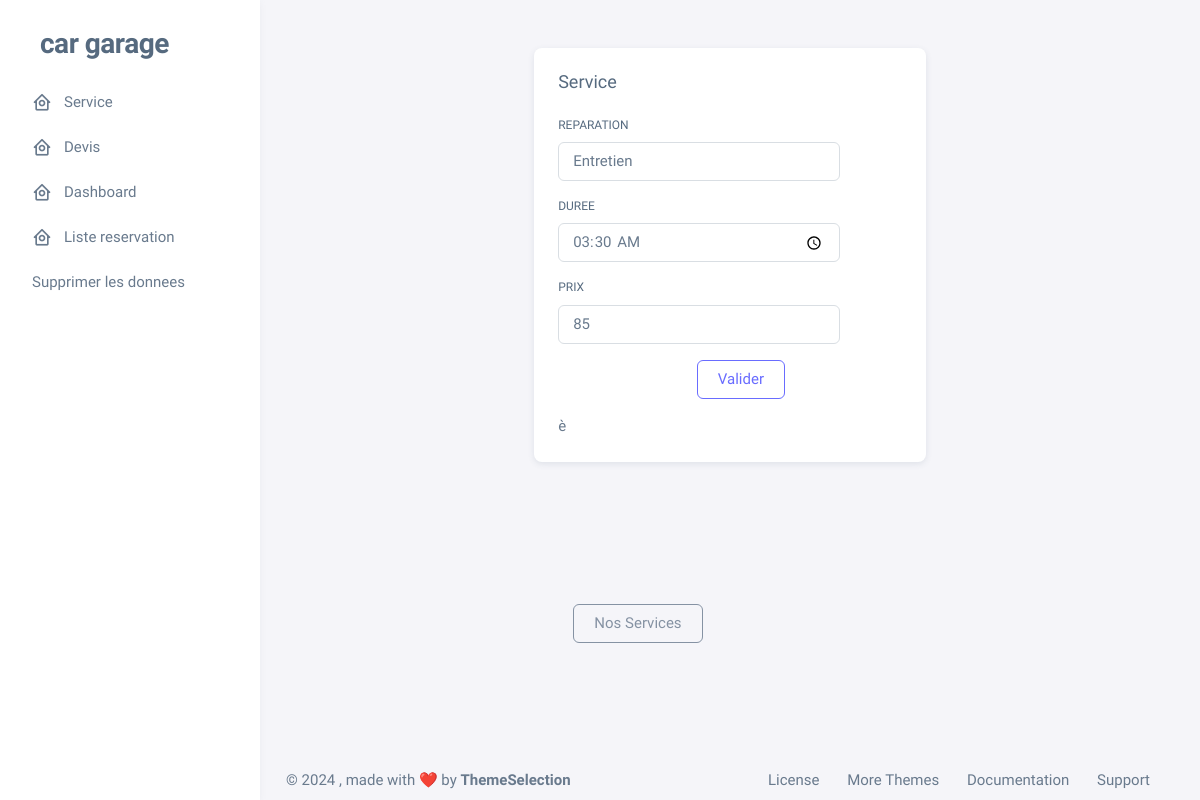
/Service/edit/1, run on the app's committed database.
### tables this page shows
create table service (
    id int primary key auto_increment,
    intitule varchar(100),
    duree time not null,
    prix double
);

### application/controllers/Service.php (called while the page is built, shortened)
<?php
class Service extends CI_Controller
{
	function __construct()
	{
		$this->load->model('service_model');
	}
	function edit($id) {
		$data['service'] = $this->service_model->getServiceById($id);
		$data['id'] = $id;
		$this->load->view('back_office/pages/formulaire_service_update',$data);
	}
}

### index.php (called while the page is built, shortened)
<?php
require_once BASEPATH.'core/CodeIgniter.php';

### application/models/Service_model.php (called while the page is built, shortened)
<?php
	class Service_model extends CI_Model {
		function getServiceById($id) {
			$this->db->where('id',$id);
			$query = $this->db->get('service');
			return $query->row();
		}
	}
?>

### application/views/back_office/pages/formulaire_service_update.php (the view, shortened to what this page needs)
<!DOCTYPE html>
<html
	lang="en"
	class="light-style layout-menu-fixed"
	dir="ltr"
	data-theme="theme-default"
	data-assets-path="../assets/"
	data-template="vertical-menu-template-free"
>
<head>
	<link rel="stylesheet" href="<?php echo base_url('assets/vendor/fonts/boxicons.css'); ?>" />
	<link rel="stylesheet" href="<?php echo base_url('assets/vendor/css/core.css'); ?>" class="template-customizer-core-css" />
	<link rel="stylesheet" href="<?php echo base_url('assets/vendor/css/theme-default.css'); ?>" class="template-customizer-theme-css" />
	<link rel="stylesheet" href="<?php echo base_url('assets/css/demo.css'); ?>" />
	<link rel="stylesheet" href="<?php echo base_url('assets/vendor/libs/perfect-scrollbar/perfect-scrollbar.css'); ?>" />
	<link rel="stylesheet" href="<?php echo base_url('assets/vendor/css/pages/page-auth.css'); ?>" />
</head>
<body>
<div class="layout-wrapper layout-content-navbar">
	<div class="layout-container">
		<div class="layout-page">
			<div class="content-wrapper">
				<form action="<?=base_url()?>Service/edit/<?=$id?>" method="post">
					<div class="col-5 mt-5 m-auto">
						<div class="card mb-4">
							<h5 class="card-header">Service</h5>
							<div class="card-body">
								<div class="mb-3 row">
									<label for="reparation" class="form-label">Reparation</label>
									<div class="col-md-10">
										<input class="form-control" type="text" id="reparation" name="intitule" value="<?= $service->intitule ?>"/>
									</div>
								</div>
								<div class="mb-3 row">
									<label for="duree" class="form-label">Duree</label>
									<div class="col-md-10">
										<input class="form-control" type="time" id="duree" name="duree" value="<?= $service->duree?>"/>
									</div>
								</div>
								<div class="mb-3 row">
									<label for="prix" class="form-label">Prix</label>
									<div class="col-md-10">
										<input class="form-control" type="number" id="prix" name="prix" min="0" value="<?= $service->prix ?>"/>
									</div>
								</div>
								<div class="mb-3 row">
									<div class="col-3 m-auto">
										<a href=""><button class="btn btn-outline-primary">Valider</button></a>
									</div>
								</div>
								è
							</div>
						</div>
					</div>
				</form>
				<div class="col-4 m-auto">
						<a href="<?=base_url()?>Service/listeService"><button class="btn btn-outline-secondary">Nos Services</button></a>
				</div>
			</div>
		</div>
	</div>
</div>
</body>
</html>

### data on the page
service: intitule "Entretien", duree "03:30:00", prix "85"
